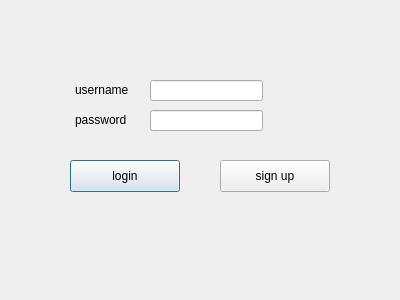
<?xml version="1.0" encoding="UTF-8"?>
<ui version="4.0">
 <class>Dialog</class>
 <widget class="QDialog" name="Dialog">
  <property name="geometry">
   <rect>
    <x>0</x>
    <y>0</y>
    <width>400</width>
    <height>300</height>
   </rect>
  </property>
  <property name="windowTitle">
   <string>Dialog</string>
  </property>
  <widget class="QLabel" name="label">
   <property name="geometry">
    <rect>
     <x>140</x>
     <y>40</y>
     <width>56</width>
     <height>13</height>
    </rect>
   </property>
   <property name="text">
    <string/>
   </property>
  </widget>
  <widget class="QLineEdit" name="lineEdit">
   <property name="geometry">
    <rect>
     <x>150</x>
     <y>80</y>
     <width>113</width>
     <height>21</height>
    </rect>
   </property>
  </widget>
  <widget class="QLineEdit" name="lineEdit_2">
   <property name="geometry">
    <rect>
     <x>150</x>
     <y>110</y>
     <width>113</width>
     <height>21</height>
    </rect>
   </property>
  </widget>
  <widget class="QPushButton" name="pushButton">
   <property name="geometry">
    <rect>
     <x>70</x>
     <y>160</y>
     <width>110</width>
     <height>32</height>
    </rect>
   </property>
   <property name="text">
    <string>login</string>
   </property>
  </widget>
  <widget class="QPushButton" name="pushButton_2">
   <property name="geometry">
    <rect>
     <x>220</x>
     <y>160</y>
     <width>110</width>
     <height>32</height>
    </rect>
   </property>
   <property name="text">
    <string>sign up</string>
   </property>
  </widget>
  <widget class="QLabel" name="label_2">
   <property name="geometry">
    <rect>
     <x>75</x>
     <y>80</y>
     <width>61</width>
     <height>20</height>
    </rect>
   </property>
   <property name="text">
    <string>username</string>
   </property>
  </widget>
  <widget class="QLabel" name="label_3">
   <property name="geometry">
    <rect>
     <x>75</x>
     <y>110</y>
     <width>61</width>
     <height>20</height>
    </rect>
   </property>
   <property name="text">
    <string>password</string>
   </property>
  </widget>
 </widget>
 <resources/>
 <connections/>
</ui>
